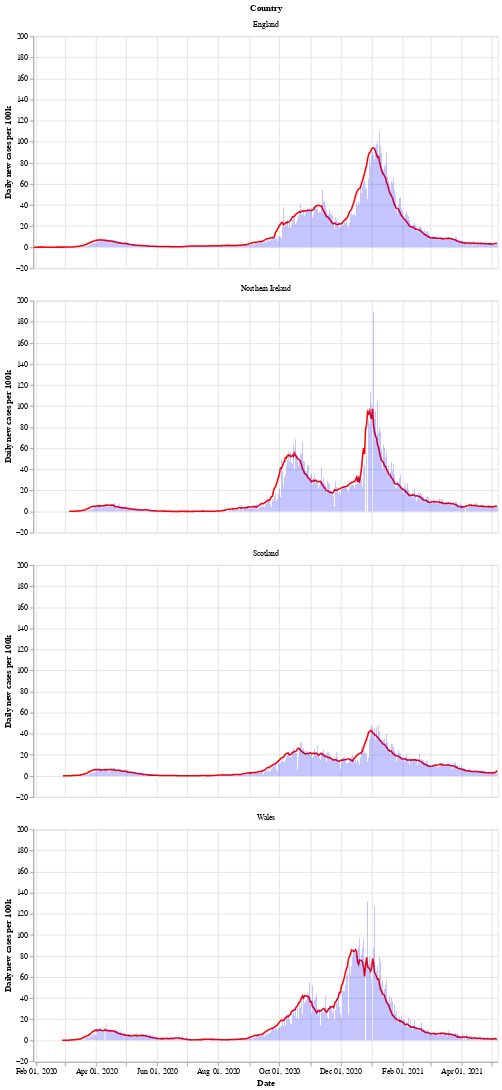

The cell this chart's notebook holds for it:
### Markdown cell above
Next is a bar chart of the number of new cases in each country (per 100k population), with the 7 day moving average of cases. Again we see that Wales saw a longer period of raising and falling cases compared to the other countries.

After a period of cases falling, each nation is now seeing a rise in the number of cases - especially in Wales.

### Code cell
# collapse
bars = alt.Chart(uk_cases).mark_bar().encode(
    x=alt.X("yearmonthdate(date):T", axis=alt.Axis(title='Date')),
    y=alt.Y("newCasesRate:Q", axis=alt.Axis(title='Daily new cases per 100k')),
    tooltip='newCasesRate',
    color=alt.condition(
        alt.datum.dailyChange > 0,
        alt.value("orange"),  # The positive color
        alt.value("blue")  # The negative color
    )
).properties(title='New cases per 100k population with rolling 7 day average', width=600).interactive()
line = alt.Chart(uk_cases).mark_line(
    color='red',
    size=2,
).transform_window(
    rolling_mean='mean(newCasesRate)',
    frame=[0, 7],
    groupby=['areaName']
).encode(
    x='yearmonthdate(date):T',
    y='rolling_mean:Q'
)
alt.layer(line, bars, data=uk_cases).facet(alt.Row('areaName', title='Country'), columns=1)

### Figure 1 — Vega-Lite specification as saved in the notebook (floating-point values rounded to 4 significant figures; data arrays with more than 128 entries replaced by an {"elided": "..."} marker saying what was removed)
{"config": {"view": {"continuousWidth": 400, "continuousHeight": 300}}, "data": {"name": "data-cf1e28deb65e7b2ee43888fbe02b53c3"}, "facet": {"type": "nominal", "field": "areaName", "title": "Country"}, "spec": {"layer": [{"mark": {"type": "line", "color": "red", "size": 2}, "encoding": {"x": {"type": "temporal", "field": "date", "timeUnit": "yearmonthdate"}, "y": {"type": "quantitative", "field": "rolling_mean"}}, "transform": [{"window": [{"op": "mean", "field": "newCasesRate", "as": "rolling_mean"}], "frame": [0, 7], "groupby": ["areaName"]}]}, {"mark": "bar", "encoding": {"color": {"condition": {"value": "orange", "test": "(datum.dailyChange > 0)"}, "value": "blue"}, "tooltip": {"type": "quantitative", "field": "newCasesRate"}, "x": {"type": "temporal", "axis": {"title": "Date"}, "field": "date", "timeUnit": "yearmonthdate"}, "y": {"type": "quantitative", "axis": {"title": "Daily new cases per 100k"}, "field": "newCasesRate"}}, "selection": {"selector002": {"type": "interval", "bind": "scales", "encodings": ["x", "y"]}}, "title": "New cases per 100k population with rolling 7 day average", "width": 600}]}, "columns": 1, "$schema": "https://vega.github.io/schema/vega-lite/v4.8.1.json", "datasets": {"data-cf1e28deb65e7b2ee43888fbe02b53c3": {"elided": "1760 records"}}}
